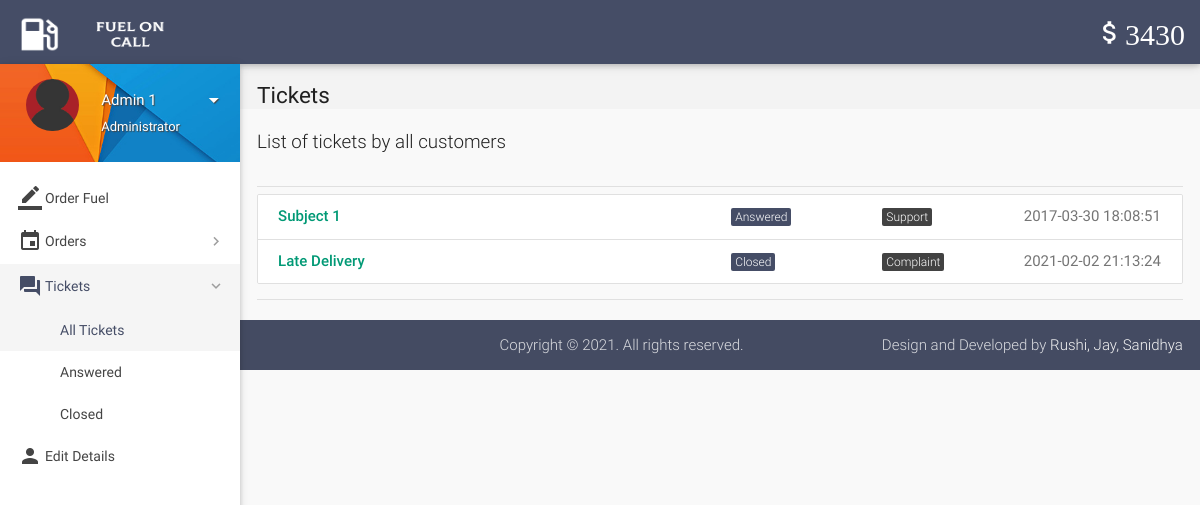
Page /all-tickets.php (signed in) on the committed database.
### tables this page shows
CREATE TABLE `wallet_details` (
  `id` int(11) NOT NULL,
  `wallet_id` int(11) NOT NULL,
  `number` varchar(16) NOT NULL,
  `cvv` int(3) NOT NULL,
  `balance` int(11) NOT NULL DEFAULT 2000
);

CREATE TABLE `tickets` (
  `id` int(11) NOT NULL,
  `poster_id` int(11) NOT NULL,
  `subject` varchar(100) NOT NULL,
  `description` varchar(3000) NOT NULL,
  `status` varchar(8) NOT NULL DEFAULT 'Open',
  `type` varchar(30) NOT NULL DEFAULT 'Others',
  `date` datetime NOT NULL DEFAULT current_timestamp(),
  `deleted` tinyint(4) NOT NULL DEFAULT 0
);

### includes/wallet.php (called while the page is built)
<?php
$user_id=$_SESSION['user_id'];
$sql = mysqli_query($con, "SELECT * FROM wallet where customer_id = $user_id");
while($row1 = mysqli_fetch_array($sql)){
$wallet_id = $row1['id'];
}
$sql = mysqli_query($con, "SELECT * FROM wallet_details where wallet_id = $wallet_id");
while($row1 = mysqli_fetch_array($sql)){
$balance = $row1['balance'];
}
?>

### includes/connect.php (called while the page is built, shortened)
<?php
$name = $_SESSION['name'];
$role = $_SESSION['role'];
?>

### all-tickets.php (the view, shortened to what this page needs)
<?php
include 'includes/connect.php';
include 'includes/wallet.php';
	if($_SESSION['admin_sid']==session_id())
	{
		?>
<!DOCTYPE html>
<html lang="en">
<head>
  <link href="css/materialize.min.css" type="text/css" rel="stylesheet" media="screen,projection">
  <link href="css/style.min.css" type="text/css" rel="stylesheet" media="screen,projection">
  <link href="css/custom/custom.min.css" type="text/css" rel="stylesheet" media="screen,projection">
  <link href="js/plugins/perfect-scrollbar/perfect-scrollbar.css" type="text/css" rel="stylesheet" media="screen,projection">
  <link href="js/plugins/data-tables/css/jquery.dataTables.min.css" type="text/css" rel="stylesheet" media="screen,projection">
</head>
<body>
  <header id="header" class="page-topbar">
        <div class="navbar-fixed">
            <nav class="navbar-color">
                <div class="nav-wrapper">
                    <ul class="left">
                      <li><h1 class="logo-wrapper"><a href="index.php" class="brand-logo darken-1"><img src="images/materialize-logo.png" alt="logo"></a> <span class="logo-text">Logo</span></h1></li>
                    </ul>
                    <ul class="right hide-on-med-and-down">
                        <li><a href="#" class="waves-effect waves-block waves-light"><i class="mdi-editor-attach-money"><?php echo $balance;?></i></a>
                        </li>
                    </ul>
                </div>
            </nav>
        </div>
  </header>
  <div id="main">
    <div class="wrapper">
      <aside id="left-sidebar-nav">
        <ul id="slide-out" class="side-nav fixed leftside-navigation">
            <li class="user-details cyan darken-2">
            <div class="row">
                <div class="col col s4 m4 l4">
                    <img src="images/avatar.jpg" alt="" class="circle responsive-img valign profile-image">
                </div>
                <div class="col col s8 m8 l8">
                    <a class="btn-flat dropdown-button waves-effect waves-light white-text profile-btn" href="#" data-activates="profile-dropdown"><?php echo $name;?> <i class="mdi-navigation-arrow-drop-down right"></i></a>
                    <p class="user-roal"><?php echo $role;?></p>
                </div>
            </div>
            </li>
            <li class="bold"><a href="index.php" class="waves-effect waves-cyan"><i class="mdi-editor-border-color"></i> Order Fuel</a>
            </li>
                <li class="no-padding">
                    <ul class="collapsible collapsible-accordion">
                        <li class="bold"><a class="collapsible-header waves-effect waves-cyan"><i class="mdi-editor-insert-invitation"></i> Orders</a>
                        </li>
                    </ul>
                </li>
                <li class="no-padding">
                    <ul class="collapsible collapsible-accordion">
                        <li class="bold"><a class="collapsible-header waves-effect waves-cyan active"><i class="mdi-action-question-answer"></i> Tickets</a>
                            <div class="collapsible-body">
                                <ul>
								<li class="<?php
								if(!isset($_GET['status'])){
										echo 'active';
									}?>
									"><a href="all-tickets.php">All Tickets</a>
                                </li>
								<?php
									$sql = mysqli_query($con, "SELECT DISTINCT status FROM tickets;");
									while($row = mysqli_fetch_array($sql)){
                                    echo '<li class='.(isset($_GET['status'])?($status == $_GET['status'] ? 'active' : ''): '').'><a href="all-tickets.php?status='.$row['status'].'">'.$row['status'].'</a>
                                    </li>';
									}
									?>
                                </ul>
                            </div>
                        </li>
                    </ul>
                </li>
            <li class="bold"><a href="details.php" class="waves-effect waves-cyan"><i class="mdi-social-person"></i> Edit Details</a>
            </li>
        </ul>
        </aside>
      <section id="content">
        <div id="breadcrumbs-wrapper">
          <div class="container">
            <div class="row">
              <div class="col s12 m12 l12">
                <h5 class="breadcrumbs-title">Tickets</h5>
              </div>
            </div>
          </div>
        </div>
        <div class="container">
          <p class="caption">List of tickets by all customers</p>
          <div class="divider"></div>
									<div id="work-collections">
									<ul id="projects-collection" class="collection">
								<?php
									if(isset($_GET['status'])){
										$status = $_GET['status'];
									}
									else{
										$status = '%';
									}
									$sql = mysqli_query($con, "SELECT * FROM tickets WHERE status LIKE '$status';");
									while($row = mysqli_fetch_array($sql)){
									echo'<a href="view-ticket-admin.php?id='.$row['id'].'"class="collection-item">
                                        <div class="row">
                                            <div class="col s6">
                                                <p class="collections-title">'.$row['subject'].'</p>
                                            </div>
                                            <div class="col s2">
                                            <span class="task-cat cyan">'.$row['status'].'</span></div>
                                            <div class="col s2">
                                            <span class="task-cat grey darken-3">'.$row['type'].'</span></div>
                                            <div class="col s2">
                                            <span class="badge">'.$row['date'].'</span></div>
                                        </div>
                                    </a>';
									}
									?>
									</ul>
									</div>
            <div class="divider"></div>
          </div>
    </div>
  <footer class="page-footer">
    <div class="footer-copyright">
			<div class="container">
        <span>Copyright © 2021. All rights reserved.</span>
        <span class="right"> Design and Developed by <a class="grey-text text-lighten-4" href="#">Rushi, Jay, Sanidhya</a></span>
      </div>
    </div>
  </footer>
</body>
</html>
<?php
	}
?>

### rows in the picture
wallet_details: balance "3430"
tickets: subject "Subject 1", status "Answered", type "Support", date "2017-03-30 18:08:51"
tickets: subject "Late Delivery", status "Closed", type "Complaint", date "2021-02-02 21:13:24"

### other values in the picture
$name "Admin 1"
$role "Administrator"
$row['status'] "Answered"
$row['status'] "Closed"
